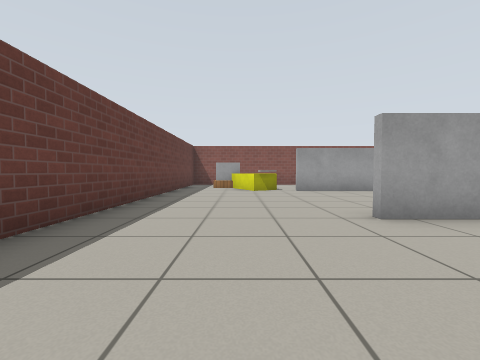
view 1 (above)

17 first-person views from a walk through a world built for the Gazebo simulator. The camera is 0.68 m above the floor, tilts 2° down and sees 90° across. The floor is counted in squares, 1 m on a side. Each view is taken from the middle of a square. On the plan, view 1 faces up. The plan holds only what a view shows up to about 9 squares ahead; the rest is blank. Simple patterns stand in for the simulator's built-in surfaces.

view 2
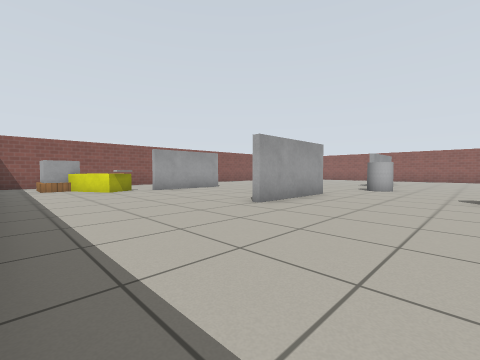

view 3
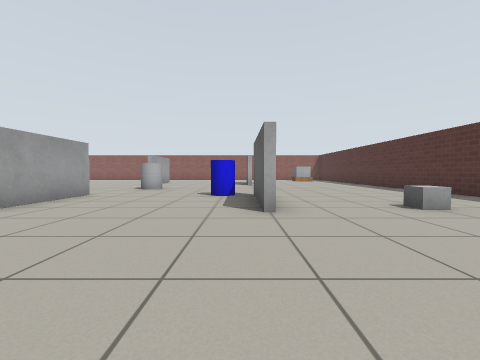

view 4
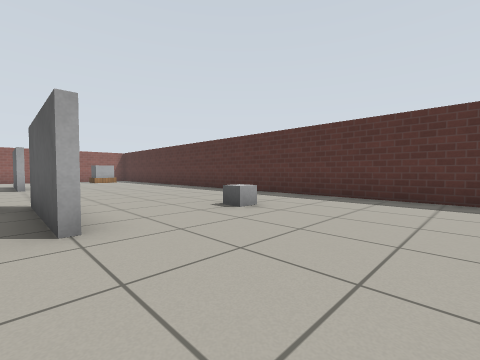

view 5
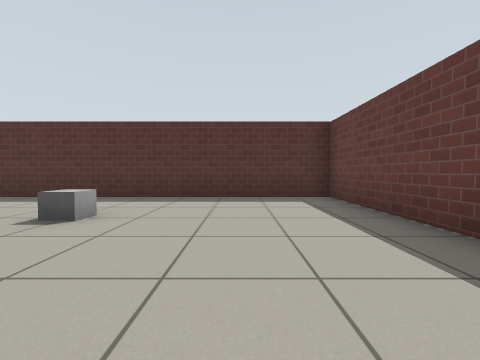

view 6
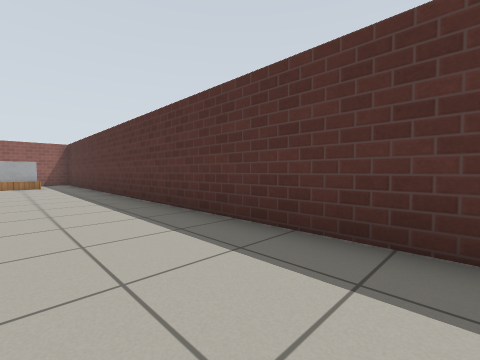

view 7
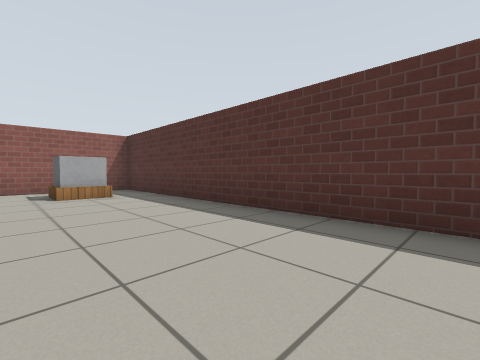

view 8
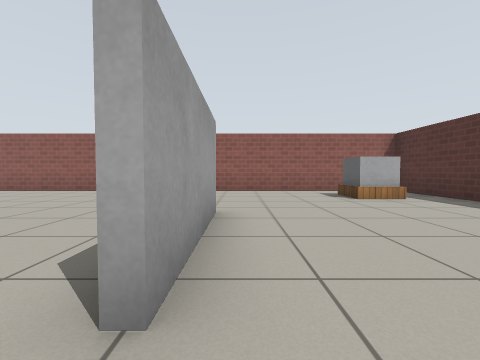

view 9
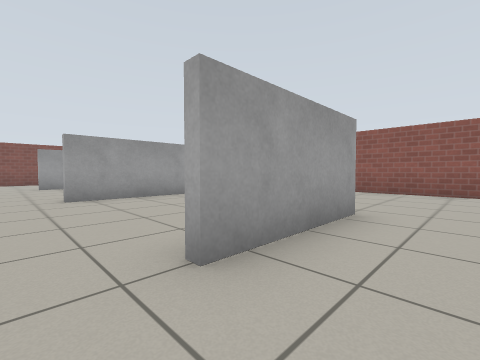

view 10
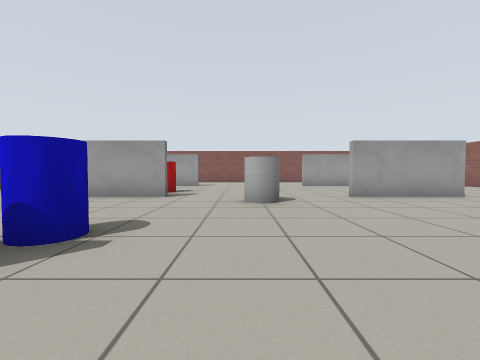

view 11
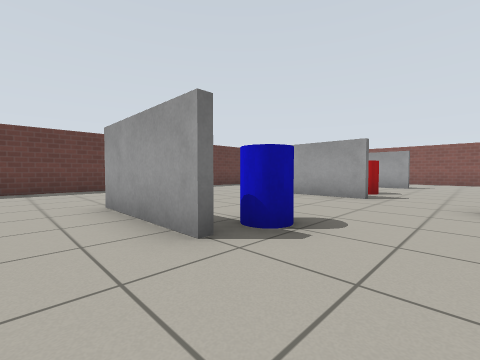

view 12
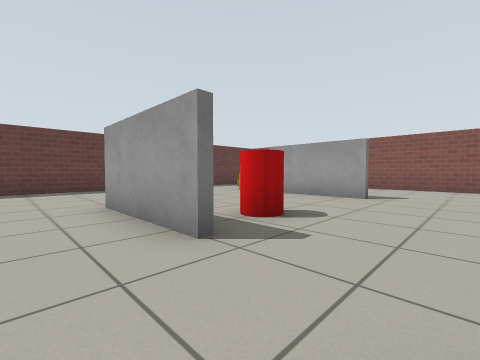

view 13
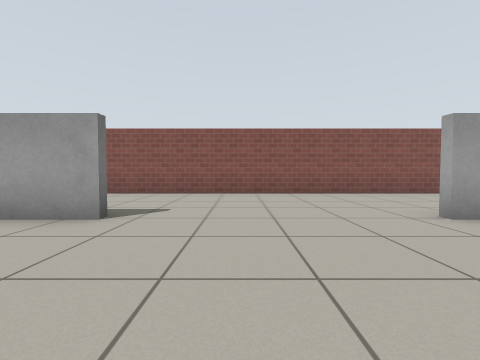

view 14
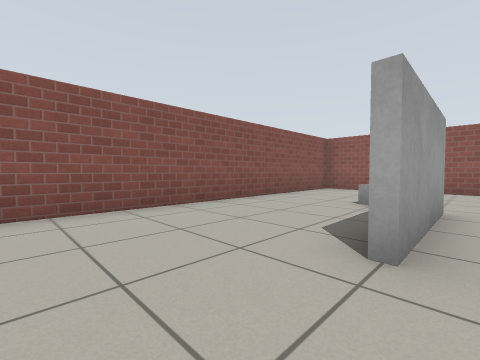

view 15
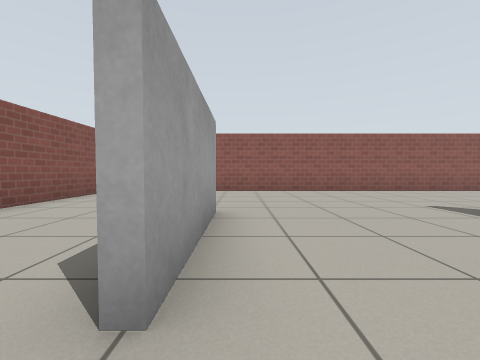

view 16
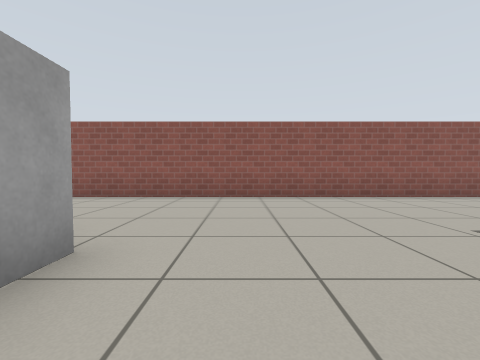

view 17
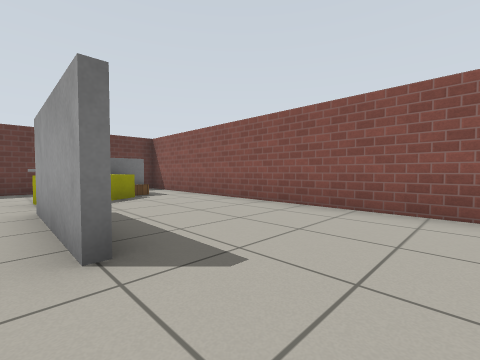

### Floor plan
Points are (right, up) in squares from view 1. A wall is a line through its corners. A room is listed if a view was taken in it or the views show most of it. See-through windows are left out.
Room 1 (views 1, 2, 3, 4, 5, 6, 7, 8, 9, 10, 11, 12, 13, 14, 15, 16, 17)
walls: (5.1, 3.4) (2, 3.4); (10, -1.4) (11.4, -1.4); (4.6, -1.6) (2, -1.6); (13, 3.4) (10, 3.4); (13, -1.6) (10, -1.6); (1.9, -1.4) (4.4, -1.4); (5.1, 8.4) (2, 8.4); (12.5, 8.4) (10, 8.4); (-2.4, -0.2) (-2.4, -7.4) (17.4, -7.4) (17.4, 11.5); (-2.4, 9) (-2.4, 2); (16.4, 12.4) (-2, 12.4); (-2.4, 11.5) (-2.4, 10.8)
ways out: gap at (2, 9)
objects: grey box (-1, 10) to (0, 11); other object (0, 9) to (1, 10); cardboard box (2, -4); red cylinder (4, 5) to (5, 5); blue cylinder (5, -1) to (5, 0); barrel (7, 2) to (8, 3); cardboard box (13, 9) to (14, 10); grey box (15, -6) to (16, -5)

Where each view was taken, in squares from view 1:
view 1: 0 up, 0 right, facing up
view 2: 0 up, 2 left, facing up-right
view 3: 1 down, 2 left, facing right
view 4: 1 down, 1 left, facing down-right
view 5: 1 down, 0 right, facing down
view 6: 5 down, 3 right, facing down-right
view 7: 4 down, 8 right, facing down-right
view 8: 2 down, 9 right, facing right
view 9: 3 down, 9 right, facing up-right
view 10: 3 down, 7 right, facing up
view 11: 3 down, 7 right, facing up-left
view 12: 2 up, 7 right, facing up-left
view 13: 5 up, 7 right, facing up
view 14: 8 up, 8 right, facing up-right
view 15: 8 up, 9 right, facing right
view 16: 7 up, 11 right, facing right
view 17: 8 up, 7 right, facing up-left
